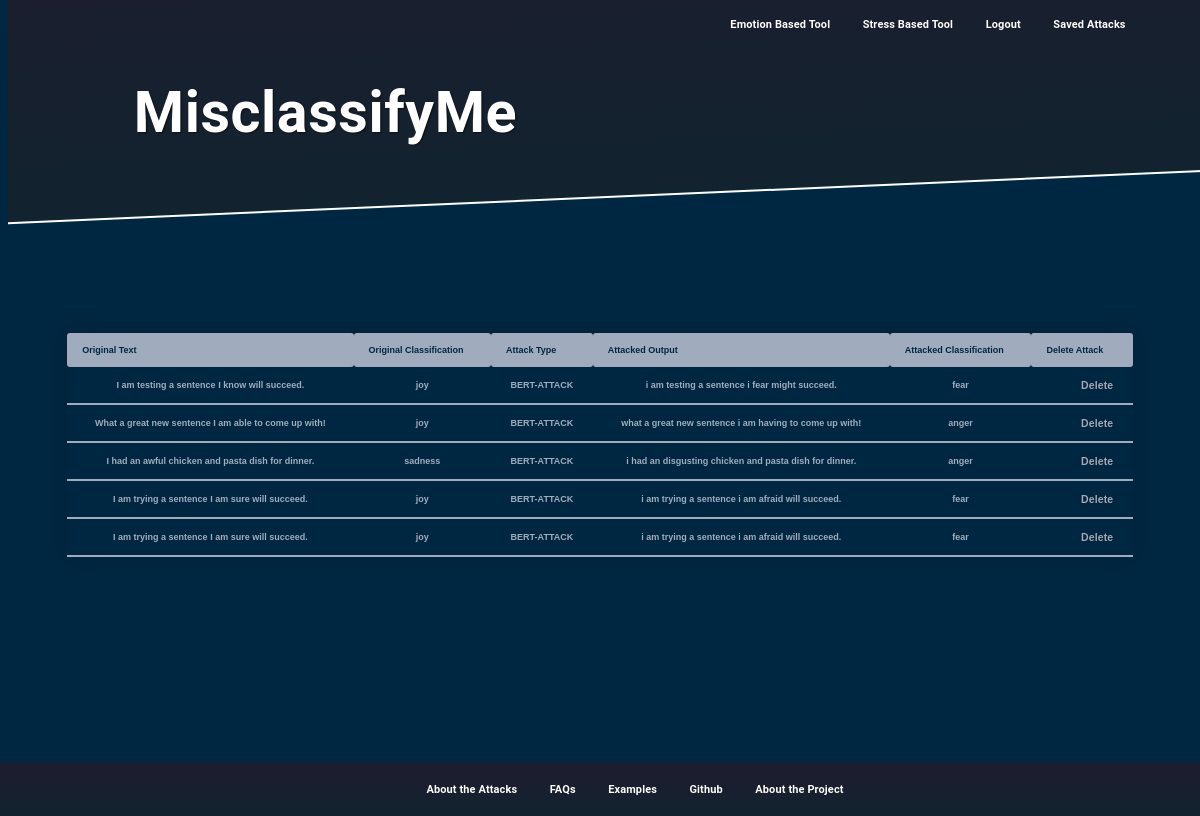
/AdversarialTool/savedAttacks (signed in), run on the app's committed database.
### AdversarialTool/models.py (models this page shows)
class Attacks(models.Model):
    originalText = models.CharField(max_length=2000)
    originalClassification= models.CharField(max_length=20)
    AttackedText = models.CharField(max_length=2000)
    newClassification= models.CharField(max_length=20)
    attackType = models.CharField(max_length=100, default="")
    User = models.ForeignKey(User, on_delete=models.CASCADE)

### AdversarialTool/views.py (the view, shortened to what this page needs)
# urls.py: path("savedAttacks", views.savedAttacks, name="savedAttacks"),
def savedAttacks(request):
    userAttacks=Attacks.objects.filter(User=request.user).values()
    listOfAttacks=[]
    eachAttack=[]
    for dictionary in userAttacks:
        eachAttack.append(dictionary["originalText"])
        eachAttack.append(dictionary["originalClassification"])
        eachAttack.append(dictionary["attackType"])
        eachAttack.append(dictionary["AttackedText"])
        eachAttack.append(dictionary["newClassification"])
        eachAttack.append(dictionary["id"])
        listOfAttacks.append(eachAttack)
        eachAttack=[]
    return render(request, "AdversarialTool/savedAttacks.html", {"attacks":listOfAttacks})

### AdversarialTool/templates/AdversarialTool/savedAttacks.html (shortened to what this page needs)
{% extends "AdversarialTool/layout.html" %}
{% block body %}
<div style="height: 300px"></div>
<table class="styled-table">
    <thead>
    <tr>
      <th>Original Text</th>
      <th>Original Classification</th>
      <th>Attack Type</th>
      <th>Attacked Output</th>
      <th>Attacked Classification</th>
      <th>Delete Attack</th>
    </tr>
</thead>
    <tbody>
    {% for attack in attacks %}
    <tr class="active-row">
        <td>{{attack.0}}</td>
        <td>{{attack.1}}</td>
        <td>{{attack.2}}</td>
        <td>{{attack.3}}</td>
        <td>{{attack.4}}</td>
        <td>
          <a href="{% url 'AdversarialTool:delete_attack' attack.5 %}" style="text-decoration: none; color:#A0ACBD;">Delete</a>
        </td>
    </tr>
</tbody>
    {% endfor %}
  </table>
<div style="height: 100px"></div>
{% endblock %}

### AdversarialTool/templates/AdversarialTool/layout.html (shortened to what this page needs)
<!DOCTYPE html>
<html lang="en">
    {% load static %}
    <link rel="stylesheet" href="{% static 'AdversarialTool/styles.css' %}">
    <head>
    </head>
    <body>
        <header>
            <div class="grid-container-element">
            <div class="grid-child-element input">
            <a href="/AdversarialTool" style="text-decoration: none"><h1>MisclassifyMe</h1></a>
            </div>
            <div class="grid-child-element output">
            <a href="/AdversarialTool/emotions" style="text-decoration: none">Emotion Based Tool</a>
            <a href="/AdversarialTool" style="text-decoration: none">Stress Based Tool</a>
            {% if request.user.is_authenticated %}
                <a href="/AdversarialTool/logout" style="text-decoration: none">Logout</a>
                <a href="/AdversarialTool/savedAttacks" style="text-decoration: none">Saved Attacks</a>
            {% else %}
                <a href="/AdversarialTool/login" style="text-decoration: none">Login</a>
            {% endif %}
        </div>
    </div>
        </header>
        {% block body %}
        {% endblock %}
    </body>
    <div class="footer">
        <a href="/AdversarialTool/aboutAttacks" style="text-decoration: none">About the Attacks</a>
            <a href="/AdversarialTool/FAQ" style="text-decoration: none">FAQs</a>
            <a href="/AdversarialTool/examples" style="text-decoration: none">Examples</a>
        <a href="https://github.com/Siggy13/NLPAttack" style="text-decoration: none">Github</a>
        <a href="/AdversarialTool/about" style="text-decoration: none">About the Project</a>
      </div>
</html>

### AdversarialTool/static/AdversarialTool/styles.css (style rules this page uses)
:root { font-size: 10px; --heading-height: 25em; }
.grid-container-element { display: grid; grid-template-columns: 1fr 1fr; grid-gap: 20px; width: 100%; }
.grid-child-element { margin: 10px; text-align: center; margin-left: auto; margin-right: auto; }
body { font-family: "Roboto", Arial, sans-serif; min-height: 100vh; background-color:#002741; }
header { position: fixed; width: 100%; height: var(--heading-height); }
header::before { content: ""; display: block; position: absolute; left: 0; bottom: 6em; width: 100%; height: calc(var(--heading-height) + 10em); z-index: -1; transform: skewY(-2.5deg); background: linear-gradient(rgba(0,0,0,.6), rgba(0,0,0,.6)), linear-gradient(#4e4376, #2b5876); background-size: cover; border-bottom: .2em solid #fff; }
h1 { font-size: calc(2.6em + 2.4vw); font-weight: 700; letter-spacing: .01em; padding: 1rem 0 0 4.5rem; text-shadow: .022em .022em .022em #111; color: #fff; }
a { font-size: calc(.5em + .5vw); font-weight: 700; letter-spacing: .01em; text-shadow: .022em .022em .022em #111; color: #fff; padding: 3rem 0 0 3rem; }
.footer { position: fixed; left: 0; bottom: 0; width: 100%; padding: 2em; background: linear-gradient(rgba(0,0,0,.6), rgba(0,0,0,.6)), linear-gradient(#4e4376, #2b5876); color: white; text-align: center; }
.styled-table { border-collapse: collapse; margin: 25px 0; font-size: 0.9em; font-family: sans-serif; min-width: 400px; box-shadow: 0 0 20px rgba(0, 0, 0, 0.15); width: 90%; height: 90%; text-align: center; margin-left: auto; margin-right: auto; }
.styled-table thead tr { background-color: #A0ACBD; color: #002741; text-align: left; }
.styled-table th, .styled-table td { padding: 12px 15px; border: 1px #002741; border-radius: 3px; }
.styled-table tbody tr { border-bottom: 1px solid #dddddd; }
.styled-table tbody tr:last-of-type { border-bottom: 2px solid #A0ACBD; }
.styled-table tbody tr.active-row { font-weight: bold; color: #A0ACBD; }

### data on the page
Attacks: originalText "I am testing a sentence I know will succeed.", originalClassification "joy", attackType "BERT-ATTACK", AttackedText "i am testing a sentence i fear might succeed.", newClassification "fear"
Attacks: originalText "What a great new sentence I am able to come up with!", originalClassification "joy", attackType "BERT-ATTACK", AttackedText "what a great new sentence i am having to come up with!", newClassification "anger"
Attacks: originalText "I had an awful chicken and pasta dish for dinner.", originalClassification "sadness", attackType "BERT-ATTACK", AttackedText "i had an disgusting chicken and pasta dish for dinner.", newClassification "anger"
Attacks: originalText "I am trying a sentence I am sure will succeed.", originalClassification "joy", attackType "BERT-ATTACK", AttackedText "i am trying a sentence i am afraid will succeed.", newClassification "fear"
Attacks: originalText "I am trying a sentence I am sure will succeed.", originalClassification "joy", attackType "BERT-ATTACK", AttackedText "i am trying a sentence i am afraid will succeed.", newClassification "fear"
